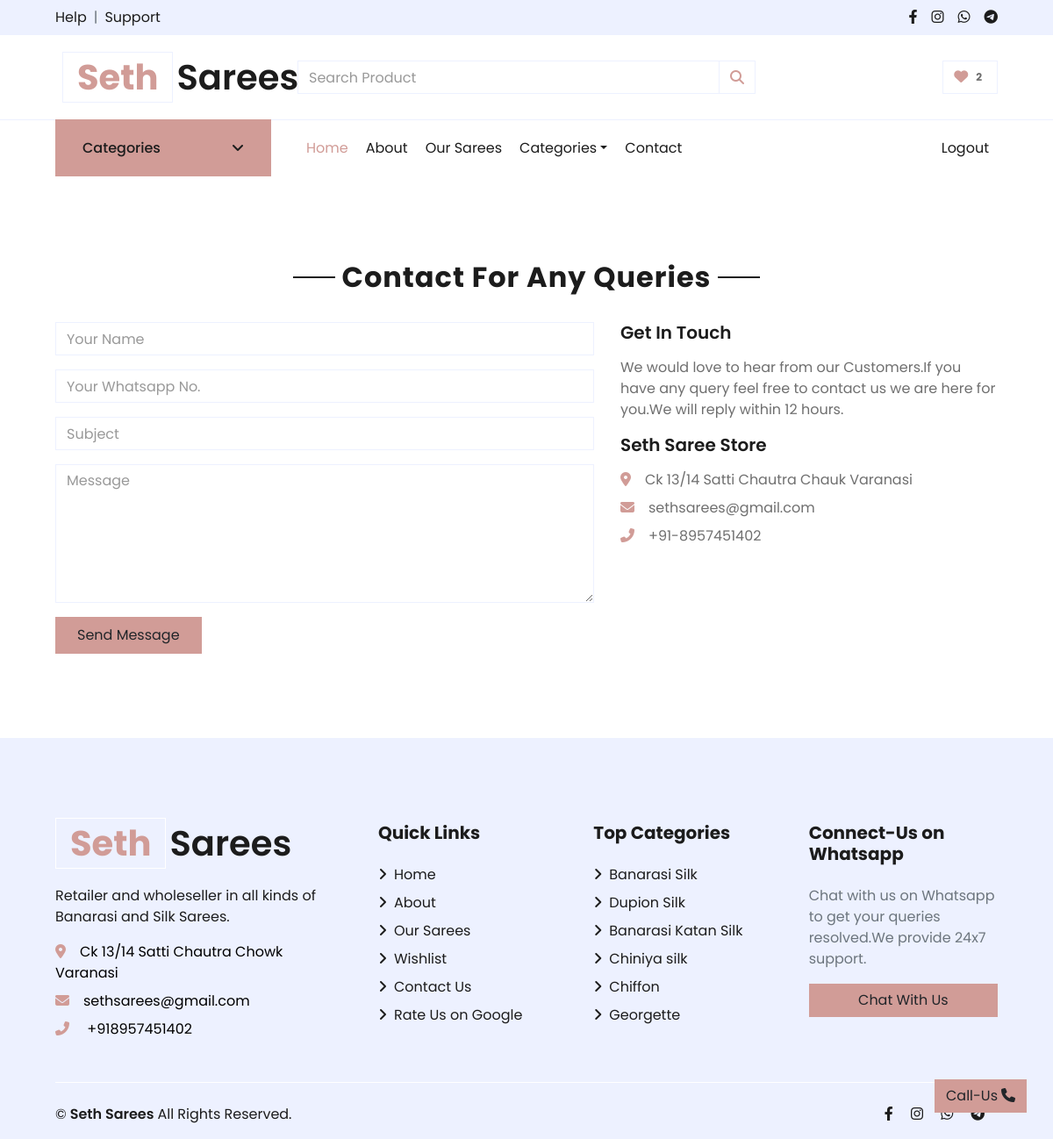
The app's page /contact (signed in) with its own data.
### store/models/customer.py (models this page shows, shortened)
class Customer(models.Model):
    first_name = models.CharField(max_length=50)
    last_name = models.CharField(max_length=50)
    phone_number=models.CharField(max_length=15)
    email=models.EmailField()
    password=models.CharField(max_length=500)

### store/models/category.py (models this page shows, shortened)
class Category(models.Model):
    name = models.CharField(max_length=50)
    image = models.ImageField(default='',upload_to='uploads/category_img/')
    description = models.TextField( default='' , null=True , blank=True)
    def __str__(self):
        return self.name

### store/views/contact.py (the view, shortened to what this page needs)
# urls.py: path('contact',Contact_Page.as_view()),
class Contact_Page(View):
    def get(self,request):
        customer_id=request.session.get('customer')
        if customer_id:
            customer=Customer.objects.get(id=customer_id)
            wishlist_len=len(Wishlist.objects.filter(customer=customer_id))
            data['wishlist_len']=wishlist_len
        return render(request,'contact.html',data)

### store/templates/contact.html (shortened to what this page needs)
{% extends 'base.html' %}
{% load static %}
{% block content %}
<div class="container-fluid pt-5">
    <div class="text-center mb-4">
        <h2 class="section-title px-5"><span class="px-2">Contact For Any Queries</span></h2>
    </div>
    <div class="row px-xl-5">
        <div class="col-lg-7 mb-5" data-aos="fade-right">
            <div class="contact-form">
                <form action="/contact" method="post" >
                    <div class="control-group">
                        <input type="text" class="form-control" name="name" placeholder="Your Name"
                            required="required" data-validation-required-message="Please enter your name" />
                    </div>
                    <div class="control-group">
                        <input type="text" class="form-control" name="whatsapp_number" placeholder="Your Whatsapp No."
                            required="required" data-validation-required-message="Please enter your Whatsapp No." />
                    </div>
                    <div class="control-group">
                        <input type="text" class="form-control" name="subject" placeholder="Subject"
                            required="required" data-validation-required-message="Please enter a subject" />
                    </div>
                    <div class="control-group">
                        <textarea class="form-control" rows="6" name="message" placeholder="Message"
                            required="required"
                            data-validation-required-message="Please enter your message"></textarea>
                    </div>
                    <div>
                        <button class="btn btn-primary py-2 px-4"  >Send
                            Message</button>
                    </div>
                </form>
            </div>
        </div>
        <div class="col-lg-5 mb-5" data-aos="fade-left">
            <h5 class="font-weight-semi-bold mb-3">Get In Touch</h5>
            <p>We would love to hear from our Customers.If you have any query feel free to contact us we are here for you.We will reply within 12 hours.</p>
            <div class="d-flex flex-column mb-3">
                <h5 class="font-weight-semi-bold mb-3">Seth Saree Store</h5>
                <p class="mb-2"><i class="fa fa-map-marker-alt text-primary mr-3"></i>Ck 13/14 Satti Chautra Chauk Varanasi</p>
                <p class="mb-2"><i class="fa fa-envelope text-primary mr-3"></i>sethsarees@gmail.com</p>
                <p class="mb-2"><i class="fa fa-phone-alt text-primary mr-3"></i>+91-8957451402</p>
            </div>
        </div>
    </div>
</div>
{% endblock content %}

### store/templates/base.html (shortened to what this page needs)
<!DOCTYPE html>
<html lang="en">
    {% load static %}
<head>
    <link rel="stylesheet" href="https://cdnjs.cloudflare.com/ajax/libs/font-awesome/6.2.1/css/all.min.css" />
    <link href="{% static './store/lib/owlcarousel/assets/owl.carousel.min.css' %}" rel="stylesheet">
    <link rel="stylesheet" href="https://unpkg.com/aos@next/dist/aos.css" />
    <link href="{% static './store/css/style.css' %}" rel="stylesheet">
</head>
<body>
    <div class="container-fluid">
        <div class="row bg-secondary py-2 px-xl-5">
            <div class="col-lg-6 d-none d-lg-block">
                <div class="d-inline-flex align-items-center">
                    <a class="text-dark" href="https://wa.me/{{phone_no}}?text=Hello,+I+needed+some+help+related+to+your+store">Help</a>
                    <span class="text-muted px-2">|</span>
                    <a class="text-dark" href="https://wa.me/{{phone_no}}?text=Hello,+I+needed+some+support+related+to+your+store">Support</a>
                </div>
            </div>
            <div class="col-lg-6 text-center text-lg-right">
                <div class="d-inline-flex align-items-center">
                    <a class="text-dark px-2" href="https://www.facebook.com/profile.php?id=100089091092224">
                        <i class="fab fa-facebook-f"></i>
                    </a>
                    <a class="text-dark px-2" href="https://www.instagram.com/seth_sarees/">
                        <i class="fab fa-instagram"></i>
                    </a>
                    <a class="text-dark px-2" href="https://wa.me/{{phone_no}}?text=Hello,+I+am+interested+in+knowing+more+about+your+Store">
                        <i class="fab fa-whatsapp"></i>
                    </a>
                    <a class="text-dark pl-2" href="">
                        <i class="fab fa-telegram"></i>
                    </a>
                </div>
            </div>
        </div>
        <div class="row align-items-center py-3 px-xl-5">
            <div class="col-lg-3 d-none d-lg-block">
                <a href='/' class="text-decoration-none">
                    <h1 class="m-2 display-5 font-weight-semi-bold"><span class="text-primary font-weight-bold border px-3 mr-1">Seth</span>Sarees</h1>
                </a>
            </div>
            <div class="col-lg-6 col-6 text-left">
                <form method="GET" action="/search" >
                    <div class="input-group">
                        <input type="text" class="form-control" placeholder="Search Product" name="search" id="search">
                        <div class="input-group-append">
                            <span class=" btn btn-primary input-group-text  bg-transparent text-primary">
                                <i class="fa fa-search"></i>
                            </span>
                        </div>
                    </div>
                </form>
            </div>
            <div class="col-lg-3 col-6 text-right">
                <a href="/wishlist?next={{ request.get_full_path|urlencode }}" class="btn border">
                    <i class="fas fa-heart text-primary"></i>
                    <span class="badge">{{wishlist_len}}</span>
                </a>
            </div>
        </div>
    </div>
    <div class="container-fluid mb-5">
        <div class="row border-top px-xl-5">
            <div class="col-lg-3 d-none d-lg-block">
                <a class="btn shadow-none d-flex align-items-center justify-content-between bg-primary text-white w-100" data-toggle="collapse" href="#navbar-vertical" style="height: 65px; margin-top: -1px; padding: 0 30px;">
                    <h6 class="m-0">Categories</h6>
                    <i class="fa fa-angle-down text-dark"></i>
                </a>
            </div>
            <div class="col-lg-9">
                <nav class="navbar navbar-expand-lg bg-light navbar-light py-3 py-lg-0 px-0">
                    <div class="collapse navbar-collapse justify-content-between" id="navbarCollapse">
                        <div class="navbar-nav mr-auto py-0">
                            <a href="/" class="nav-item nav-link active">Home</a>
                            <a href="/about" class="nav-item nav-link">About</a>
                            <a href="/category" class="nav-item nav-link">Our Sarees</a>
                            <div class="nav-item dropdown">
                                <a href="#" class="nav-link dropdown-toggle" data-toggle="dropdown">Categories</a>
                            </div>
                            <a href="/contact" class="nav-item nav-link">Contact</a>
                        </div>
                        <div class="navbar-nav ml-auto py-0">
                            {%if not request.session.customer%}
                            <a href="/login?next={{ request.get_full_path|urlencode }}" class="nav-item nav-link">Login</a>
                            <a href="/signup" class="nav-item nav-link">Sign Up</a>
                            {%else%}
                            <a href="/logout?next={{ request.get_full_path|urlencode }}" class="nav-item nav-link">Logout</a>
                            {%endif%}
                        </div>
                    </div>
                </nav>
            </div>
        </div>
    </div>
        {%block content%}
        {%endblock%}
    <div class="container-fluid bg-secondary text-dark mt-5 pt-5">
        <div class="row px-xl-5 pt-5">
            <div class="col-lg-4 col-md-12 mb-5 pr-3 pr-xl-5">
                <a href="/" class="text-decoration-none">
                    <h1 class="mb-4 display-5 font-weight-semi-bold"><span class="text-primary font-weight-bold border border-white px-3 mr-1">Seth</span>Sarees</h1>
                </a>
                <p>Retailer and wholeseller in all kinds of Banarasi and Silk Sarees.</p>
                <p class="mb-2"><i class="fa fa-map-marker-alt text-primary mr-3"></i><a href="https://www.google.com/search?q=seth%20sarees&oq=seth&aqs=chrome.0.69i59j69i57j69i59j69i60j69i61l2j69i60.1882j0j4&sourceid=chrome&ie=UTF-8&tbs=lf:1,lf_ui:10&tbm=lcl&sxsrf=ALiCzsaSynD1unvd0ebaW9NJ0Fx-3SjwXA:1671827345404&rflfq=1&num=10&rldimm=527673046138865702&lqi=CgtzZXRoIHNhcmVlc0iz8qLwsq6AgAhaHRAAEAEYABgBIgtzZXRoIHNhcmVlcyoGCAIQABABkgEXZGVzaWduZXJfY2xvdGhpbmdfc3RvcmU&phdesc=J3chXqvknqQ&ved=2ahUKEwjjtbGYypD8AhVH03MBHdmAB1gQvS56BAgYEAE&sa=X&rlst=f#rlfi=hd:;si:527673046138865702,l,CgtzZXRoIHNhcmVlc0iz8qLwsq6AgAhaHRAAEAEYABgBIgtzZXRoIHNhcmVlcyoGCAIQABABkgEXZGVzaWduZXJfY2xvdGhpbmdfc3RvcmU,y,J3chXqvknqQ;mv:[[25.6578831,83.0200176],[25.2926608,82.8717667]];tbs:lrf:!1m4!1u3!2m2!3m1!1e1!2m1!1e3!3sIAE,lf:1,lf_ui:10" style="color:black;">{{address}}</a></p>
                <p class="mb-2"><i class="fa fa-envelope text-primary mr-3"></i><a href="mailto:someone@example.com" style="color:black;">{{email}}</a></p>
                <p class="mb-0"><i class="fa fa-phone-alt text-primary mr-3"></i><a href="tel:+{{phone_no}}" style="color:black;"> +{{phone_no}}</a></p>
            </div>
            <div class="col-lg-8 col-md-12">
                <div class="row">
                    <div class="col-md-4 mb-5">
                        <h5 class="font-weight-bold text-dark mb-4">Quick Links</h5>
                        <div class="d-flex flex-column justify-content-start">
                            <a class="text-dark mb-2" href="/"><i class="fa fa-angle-right mr-2"></i>Home</a>
                            <a class="text-dark mb-2" href="/about"><i class="fa fa-angle-right mr-2"></i>About</a>
                            <a class="text-dark mb-2" href="/category"><i class="fa fa-angle-right mr-2"></i>Our Sarees</a>
                            <a class="text-dark mb-2" href="checkout.html"><i class="fa fa-angle-right mr-2"></i>Wishlist</a>
                            <a class="text-dark mb-2" href="/contact"><i class="fa fa-angle-right mr-2"></i>Contact Us</a>
                            <a class="text-dark mb-2" href="https://www.google.com/search?q=seth%20sarees&oq=seth+sarees&aqs=chrome..69i57j69i59j69i61l3.2280j0j4&sourceid=chrome&ie=UTF-8&tbs=lrf:!1m4!1u3!2m2!3m1!1e1!2m1!1e3!3sIAE,lf:1,lf_ui:10&tbm=lcl&sxsrf=ALiCzsb6kLBLebcYjMVq3ZZjTXegQRwJRQ:1671576707763&rflfq=1&num=10&rldimm=527673046138865702&lqi=CgtzZXRoIHNhcmVlc0iz8qLwsq6AgAhaHRAAEAEYABgBIgtzZXRoIHNhcmVlcyoGCAIQABABkgEXZGVzaWduZXJfY2xvdGhpbmdfc3RvcmU&phdesc=J3chXqvknqQ&ved=2ahUKEwjQ5oW_pIn8AhVywXMBHfXHBNoQvS56BAgeEAE&sa=X&rlst=f#lrd=0x398e2e1ed9ad1ce9:0x752abd6f8a7c826,3,,,&rlfi=hd:;si:527673046138865702,l,CgtzZXRoIHNhcmVlc0iz8qLwsq6AgAhaHRAAEAEYABgBIgtzZXRoIHNhcmVlcyoGCAIQABABkgEXZGVzaWduZXJfY2xvdGhpbmdfc3RvcmU,y,J3chXqvknqQ;mv:[[25.6592943,83.033485],[25.2677299,82.87100439999999]];tbs:lrf:!1m4!1u3!2m2!3m1!1e1!2m1!1e3!3sIAE,lf:1,lf_ui:10"><i class="fa fa-angle-right mr-2"></i>Rate Us on Google</a>
                        </div>
                    </div>
                    <div class="col-md-4 mb-5">
                        <h5 class="font-weight-bold text-dark mb-4">Top Categories</h5>
                        <div class="d-flex flex-column justify-content-start">
                            {% for category in categories|slice:":6" %}
                            <a class="text-dark mb-2" href="/category?category={{category.id}}"><i class="fa fa-angle-right mr-2"></i>{{category}}</a>
                            {% endfor %}
                        </div>
                    </div>
                    <div class="col-md-4 mb-3" >
                        <h5 class="font-weight-bold text-dark mb-4">Connect-Us on Whatsapp</h5>
                        <div class="d-flex flex-column ">
                            <p class=text-muted>Chat with us on Whatsapp to get your queries resolved.We provide 24x7 support.</p>
                            <a href="https://wa.me/{{phone_no}}?text=Hello,+I+am+interested+in+knowing+more+about+your+Store" class="btn btn-primary px-3 w-100">Chat With Us</a>
                        </div>
                    </div>
                </div>
            </div>
        </div>
        <div class="row border-top border-light mx-xl-5 pt-4">
            <div class="col-md-6 px-xl-0">
                <p class="mb-md-0 text-center text-md-left text-dark">
                    <div class=" d-flex align-items-center">
                        &copy; <a class="px-1 text-dark font-weight-semi-bold" href="#">Seth Sarees</a> All Rights Reserved.
                    </div>
                </p>
            </div>
            <div class="col-md-6 px-xl-0">
                <div class="col  text-center  text-sm-right ">
                        <a class="text-dark px-2" href="https://www.facebook.com/profile.php?id=100089091092224">
                            <i class="fab fa-facebook-f"></i>
                        </a>
                        <a class="text-dark px-2" href="https://www.instagram.com/seth_sarees/">
                            <i class="fab fa-instagram"></i>
                        </a>
                        <a class="text-dark px-2" href="https://wa.me/{{phone_no}}?text=Hello,+I+am+interested+in+knowing+more+about+your+Store">
                            <i class="fab fa-whatsapp"></i>
                        </a>
                        <a class="text-dark pl-2" href="">
                            <i class="fab fa-telegram"></i>
                        </a>
                </div>
            </div>
        </div>
    </div>
    <a href="tel:+{{phone_no}}"  class="btn btn-primary back-to-top">Call-Us <span class="pl-1"><i class="fa fa-phone" ></i></span></a>
</body>

### records on screen
Customer: email "sethsarees@gmail.com"
Category: name "Banarasi Silk"
Category: name "Dupion Silk"
Category: name "Banarasi Katan Silk"
Category: name "Chiniya silk"
Category: name "Chiffon"
Category: name "Georgette"

### other values on screen
{{ wishlist_len }} "2"
{{ address }} "Ck 13/14 Satti Chautra Chowk Varanasi"
{{ phone_no }} "918957451402"
